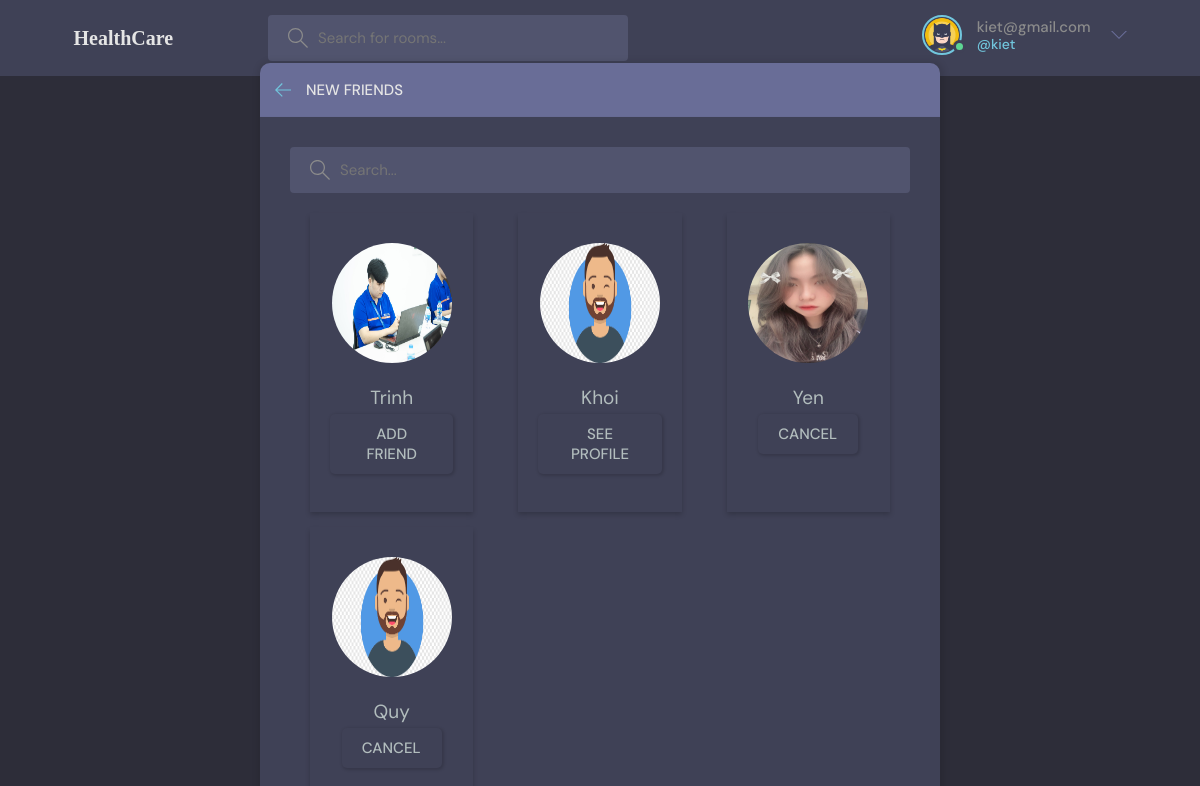
The page /friend/ (signed in) on the database as committed earlier.
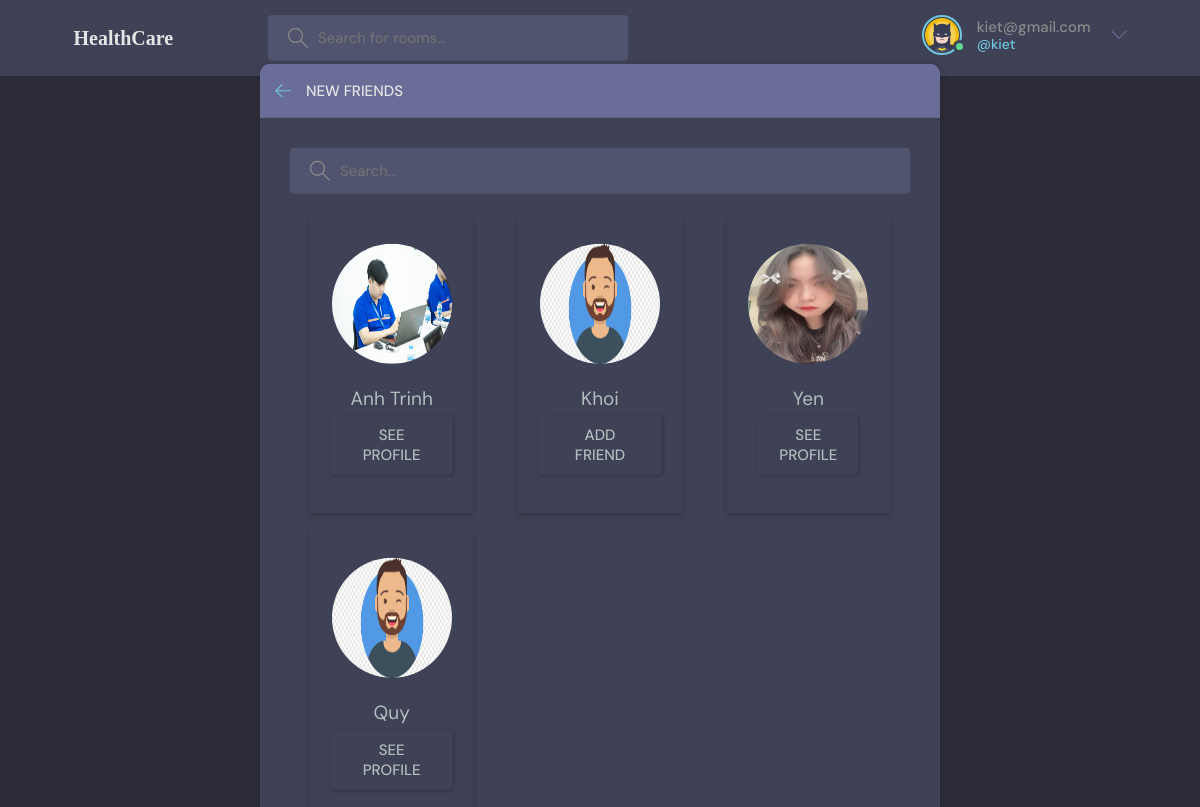
The same page on the database as committed later.
### base/models.py (models this page shows)
class User(AbstractUser):
    name = models.CharField(max_length = 200, null = True)
    email =models.EmailField(unique = True,null =True)
    bio = models.TextField(null = True)
    avatar = models.ImageField(default='defaut1.png',null=True)
    USERNAME_FIELD ='email'
    REQUIRED_FIELDS = []

### base/views.py (the view)
# urls.py: path('friend/',views.friendPages, name ="friend"),
def friendPages(request):
    q = request.GET.get('q', '')
    current_user = request.user
    users = User.objects.exclude(id=current_user.id).filter(username__icontains=q)
    friendships_sent = Friendship.objects.filter(sender=current_user, status='pending')
    sent_friend_requests = [friendship.receiver for friendship in friendships_sent]
    friendships_received = Friendship.objects.filter(receiver=current_user, status='pending')
    received_friend_requests = [friendship.sender for friendship in friendships_received]
    friendships_accepted = Friendship.objects.filter(Q(sender=current_user, status='accepted') | Q(receiver=current_user, status='accepted'))
    accepted_friends = [friendship.sender if friendship.receiver == current_user else friendship.receiver for friendship in friendships_accepted]
    return render(request, 'base/allFriend.html', {
        'users': users,
        'current_user': current_user,
        'sent_friend_requests': sent_friend_requests,
        'received_friend_requests': received_friend_requests,
        'accepted_friends': accepted_friends,
    })

### base/templates/base/allFriend.html (shortened to what this page needs)
{% extends 'main.html' %}
{% block content %}
<main class="create-room layout">
  <div class="container_s">
    <div class="layout__box">
      <div class="layout__boxHeader">
        <div class="layout__boxTitle">
          <a href="{% url 'home' %}">
            <svg version="1.1" xmlns="http://www.w3.org/2000/svg" width="32" height="32" viewBox="0 0 32 32">
              <title>arrow-left</title>
              <path
                d="M13.723 2.286l-13.723 13.714 13.719 13.714 1.616-1.611-10.96-10.96h27.625v-2.286h-27.625l10.965-10.965-1.616-1.607z">
              </path>
            </svg>
          </a>
          <h3>New Friends</h3>
        </div>
      </div>
      <div class="topics-page layout__body">
        <form action="" method="GET" class="header__search">
          <label>
            <input name="q" placeholder="Search..." />
          </label>
        </form>
        <div class="topics__grid_s">
          {% for u in users %}
          <div class="topics__item_s" style="padding-top: 10px;">
            <a href="{% url 'profile' u.id %}">
              <div class="friend-item">
                <div class="friend-avatar">
                  <img src="{{ u.avatar.url }}" alt="{{ u.name }} Avatar" />
                </div>
                <div class="friend-info_s">
                  <span class="friend-name_s">{{ u.name }}</span>
                  <div class="friend-actions_s" style="gap: 1px;">
                    {% if u in sent_friend_requests %}
                    <a href="{%url 'reject' u.id%}">
                      <button class="btn btn--primary" style=" color: #b2bdbd; width: 10rem;">Cancel</button>
                    </a>
                    {% elif u in received_friend_requests %}
                    <a href="{%url 'profile' u.id%}">
                      <button class="btn btn--primary" style="color: #b2bdbd; width: 10rem; margin-bottom: 1px;">See
                        Profile</button>
                    </a>
                    {% elif u in accepted_friends %}
                    <a href="{%url 'profile' u.id%}">
                      <button class="btn btn--primary" style=" color: #b2bdbd;">See Profile</button>
                    </a>
                    {% else %}
                    <a href="{% url 'addFriend' u.id %}">
                      <button class="btn btn--primary" style="color: #b2bdbd;">Add Friend</button>
                    </a>
                    {% endif %}
                  </div>
                </div>
              </div>
            </a>
          </div>
          {% endfor %}
        </div>
      </div>
    </div>
  </div>
</main>
{% endblock content %}

### templates/main.html (shortened to what this page needs)
<!DOCTYPE html>
{% load static %}
<html lang="en">
  <head>
    <link rel="stylesheet" href="{% static 'styles/style.css' %}" />
  </head>
  <body>
    {%include 'navbar.html'%}
    {% block content%}
    {%endblock%}
  </body>
</html>

### templates/navbar.html (shortened to what this page needs)
{%load static%}
<header class="header header--loggedIn">
    <div class="container">
        <a href="{% url 'home' %}" class="header__logo">
            <h1 style="font-family: cursive">HealthCare</h1>
        </a>
        <form class="header__search" method="GET" action="{%url 'home'%}">
            <label style="padding: 1.3rem 1rem;">
                <input name="q" placeholder="Search for rooms..." />
            </label>
        </form>
        <nav class="header__menu">
            {%if request.user.is_authenticated%}
            <div class="header__user">
                <a href="{% url 'profile' request.user.id %}">
                    <div class="avatar avatar--medium active">
                        <img src="{{ request.user.avatar.url }}" />
                    </div>
                    <p>{{request.user}} <span>@{{request.user.username}}</span></p>
                </a>
                <button class="dropdown-button">
                    <svg version="1.1" xmlns="http://www.w3.org/2000/svg" width="32" height="32" viewBox="0 0 32 32">
                        <title>chevron-down</title>
                        <path d="M16 21l-13-13h-3l16 16 16-16h-3l-13 13z"></path>
                    </svg>
                </button>
            </div>
            {%else%}
            <a href="{% url 'login' %}">
                <img src="{% static 'images/avatar.svg'%}" alt="">
                <p>Login</p>
            </a>
            {%endif%}
        </nav>
    </div>
</header>

### static/styles/style.css (style rules this page uses)
:root { --color-main: #71c6dd; --color-main-light: #e1f6fb; --color-dark: #3f4156; --color-dark-medium: #51546e; --color-dark-light: #696d97; --color-light: #e5e5e5; --color-gray: #8b8b8b; --color-light-gray: #b2bdbd; --color-bg: #2d2d39; --color-success: #5dd693; --color-error: #fc4b0b; }
* { font-family: "DM Sans", -apple-system, BlinkMacSystemFont, "Segoe UI", Roboto, Oxygen, Ubuntu, Cantarell, "Open Sans", "Helvetica Neue", sans-serif; margin: 0; padding: 0; box-sizing: border-box; text-rendering: optimizeLegibility; font-size: inherit; }
html { font-size: 56.25%; }
@media only screen and (min-width: 1200px) { html { font-size: 62.5%; } }
body { line-height: 1.6; font-weight: 400; font-size: 1.5rem; color: var(--color-light-gray); background-color: var(--color-bg); min-height: 100vh; }
img { width: 100%; }
a { display: inline-block; color: var(--color-main); text-decoration: none; }
.container { max-width: 120rem; width: 90%; margin: auto; }
.btn { background-color: transparent; border: none; display: inline-flex; align-items: center; gap: 1rem; cursor: pointer; transition: all ease-in-out 0.3s; padding: 1rem 2rem; border-radius: 5px; box-shadow: 1px 1px 3px 1px rgba(0, 0, 0, 0.15); font-weight: 500; }
.avatar { position: relative; display: inline-block; border-radius: 50%; border: 2px solid var(--color-main); }
.avatar img { display: block; border-radius: 50%; object-fit: cover; object-position: center; }
.avatar::after { content: ""; display: block; position: absolute; background-color: var(--color-gray); z-index: 111; border-radius: 50%; border: 0.3rem solid var(--color-dark); }
.avatar.active::after { background-color: var(--color-success); }
.avatar.avatar--medium img { width: 3.6rem; height: 3.6rem; border-radius: 50%; }
.avatar.avatar--medium:after { width: 0.7rem; height: 0.7rem; bottom: 0px; right: -6px; }
.header { padding: 1.5rem; background-color: var(--color-dark); }
.header > .container { display: flex; gap: 9.5rem; }
.header__logo, .header__user { display: flex; gap: 2rem; align-items: center; }
.header__logo > h1 { font-weight: 700; font-size: 2rem; color: var(--color-light); }
.header__search > label { background-color: var(--color-dark-medium); padding: 1.3rem 1rem; display: flex; align-items: center; gap: 1rem; border-radius: 4px; }
.header__search svg { fill: var(--color-gray); width: 2rem; height: 2rem; margin-left: 1rem; }
.header__search input { width: 30rem; background: transparent; border: none; outline: none; color: var(--color-light); }
.header__menu { margin-left: auto; position: relative; }
.header__menu a { display: flex; gap: 1.5rem; align-items: center; font-weight: 500; text-decoration: none; color: var(--color-gray); }
.header__menu img { height: 3.6rem; }
.header__menu p { line-height: 1.2; }
.header__menu span { color: var(--color-main); font-weight: 500; font-size: 1.4rem; display: block; }
.header__menu svg { width: 1.6rem; height: 1.6rem; fill: var(--color-dark-light); }
.dropdown-button { background: transparent; border: 0; outline: 0; cursor: pointer; }
.layout { margin-top: 2.4rem; }
.layout__box { width: 90%; max-width: 48rem; min-height: 40rem; position: absolute; top: 50%; left: 50%; transform: translate(-50%, -46%); background-color: var(--color-dark); border-radius: 1rem; box-shadow: 1px 1px 6px 3px rgba(0, 0, 0, 0.1); overflow: hidden; }
.layout__boxHeader { display: flex; padding: 1.5rem; background-color: var(--color-dark-light); }
.layout__boxTitle { display: flex; gap: 1.5rem; align-items: center; }
.layout__boxTitle h3 { text-transform: uppercase; font-weight: 500; color: var(--color-light); }
.layout__boxTitle svg { width: 1.6rem; height: 1.6rem; fill: var(--color-main); }
.layout__body { margin: 3rem; }
.topics-page .header__search { display: block; }
.create-room.layout .layout__box { max-width: 68rem; }

Rows that differ between the two databases and show on the page:
changed User: name "Trinh" → "Anh Trinh"; text "ADD FRIEND" → "SEE PROFILE"
changed User "Khoi": text "SEE PROFILE" → "ADD FRIEND"
changed User "Yen": text "CANCEL" → "SEE PROFILE"
changed User "Quy": text "CANCEL" → "SEE PROFILE"
